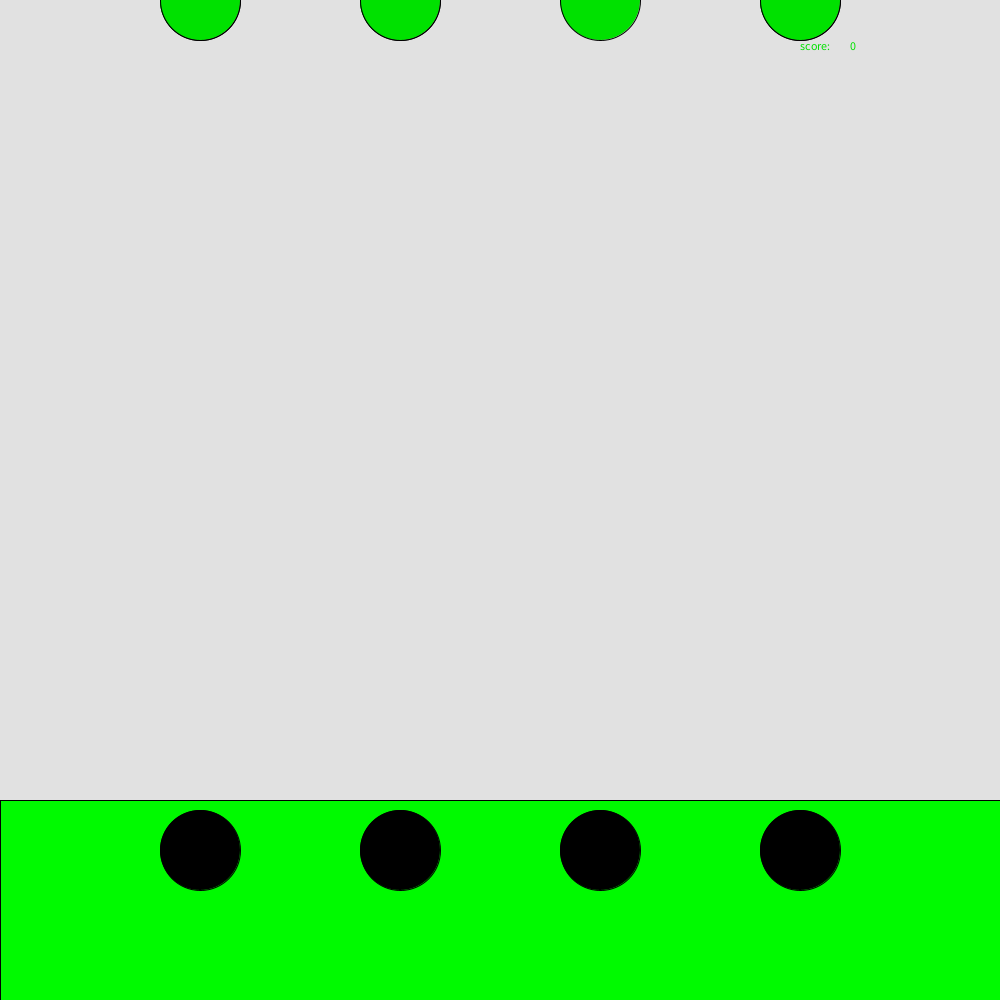
Frame 1 (no input)
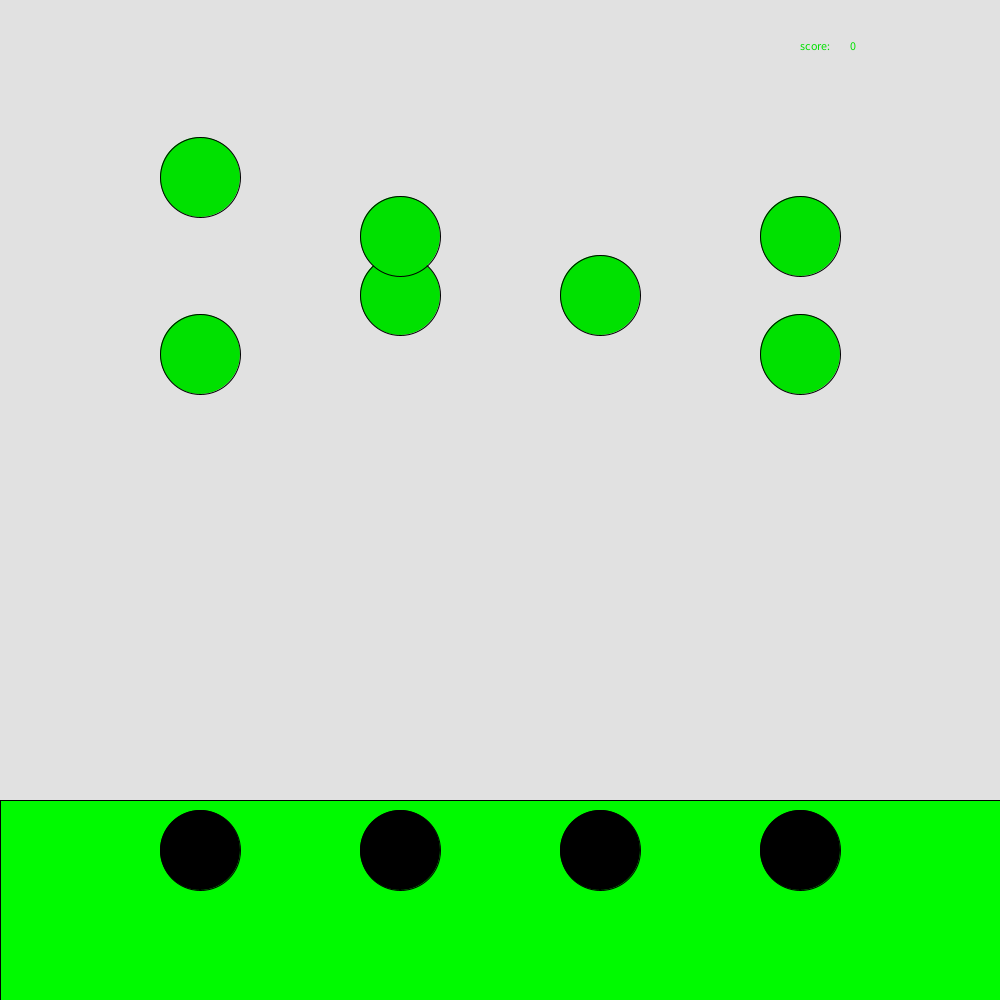
Frame 60 (the mouse pressed at the canvas centre just before this capture)
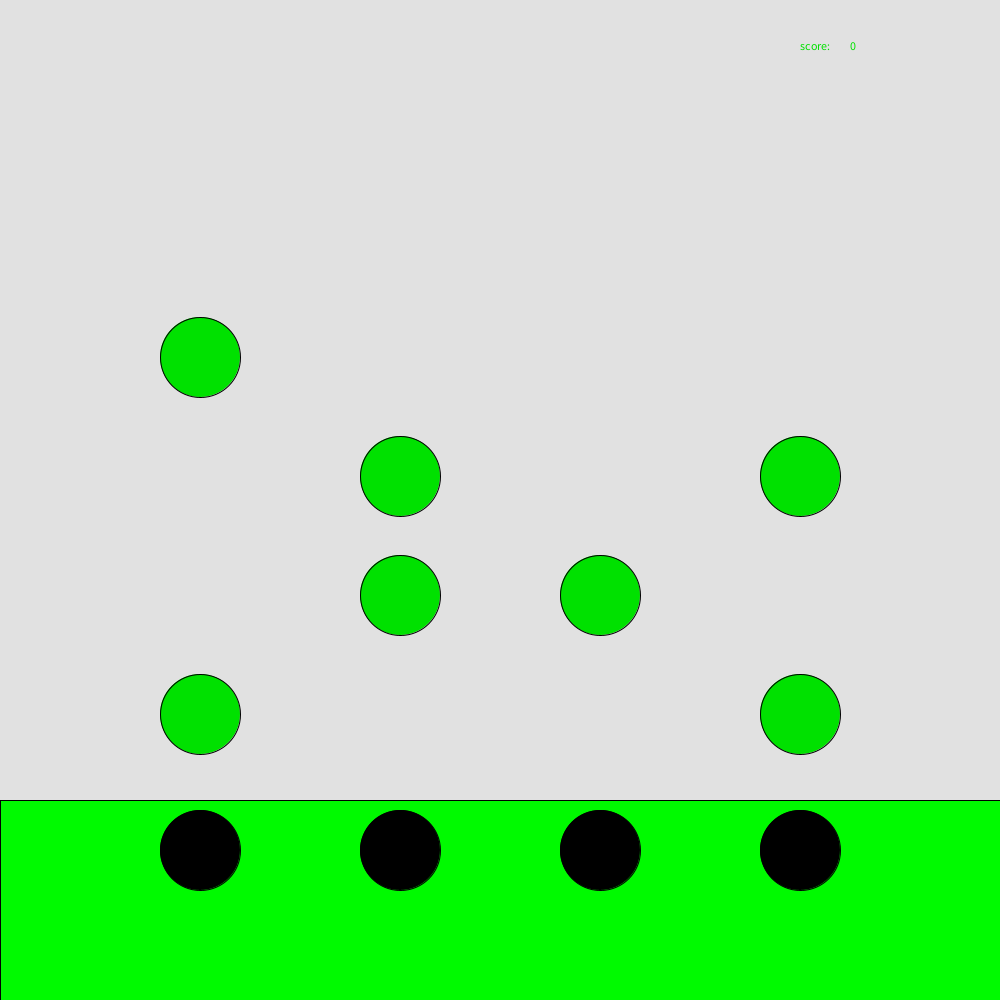
Frame 120 (the mouse held since frame 60 and released just before this capture)

The Processing sketch that drew these frames (run headless with seeded random() and noise(); from frame 60 on, the mouse is pressed at the canvas centre):

// Processing sketch: Diego_game_level_1
// ── Diego_game_level_1.pde
int ballf =0;
int ballf2 =0;
int score=0;
int ballg =0;
int ballg2 =0;
int ballj =0; 
int ballk=0;
int ballk2=0;
void setup()
{
  size(1000, 1000);
}
void draw()
{
  background(225, 225, 225);
  fill(0, 250, 0);
  rect(0,800,1000,500);
  fill(0,0,0);
  ellipse(200,850,80,80);
  ellipse(400,850,80,80);
  ellipse(600,850,80,80);
  ellipse(800,850,80,80);
  
  fill(0,225,0);
  ellipse(200, ballf, 80, 80);
  ballf = ballf + 3;
  if (ballf>1000)
  {
    ballf=0;
  }
  
  ellipse(200, ballf2, 80, 80);
  ballf2 = ballf2 + 6;
  if (ballf2>1000)
  {
    ballf2=0;
  }
  
  ellipse(400, ballg, 80, 80);
  ballg = ballg + 5;
  if (ballg>1000)
  {
    ballg=0;
  }
  
  ellipse(400, ballg2, 80, 80);
  ballg2 = ballg2 + 4;
  if (ballg2>1000)
  {
    ballg2=0;
  }
  
  ellipse(600, ballj, 80, 80);
  ballj = ballj + 5;
  if (ballj>1000)
  {
    ballj=0;
  }
  
  ellipse(800, ballk, 80, 80);
  ballk = ballk + 6;
  if (ballk>1000)
  {
    ballk=0;
  }
  
  ellipse(800, ballk2, 80, 80);
  ballk2 = ballk2 + 4;
  if (ballk2>1000)
  {
    ballk2=0;
  }
  
  text("score:", 800, 50);
  text(score, 850, 50);

}

void keyPressed()
{
  if (key == 'f' && ballf>800)
  {
    score=score+25;
  }
  if (key == 'f' && ballf2>800)
  {
    score=score+25;
  }
  if(key=='g' && ballg>800)
{
score=score+25;
} 
if(key=='g' && ballg2>800)
{
score=score+25;
}
if(key=='j' && ballj>800)
{
score=score+25;
}
if(key=='k' && ballk>800)
{
score=score+25;
}
if(key=='k' && ballk2>800)
{
score=score+25;
}
}
